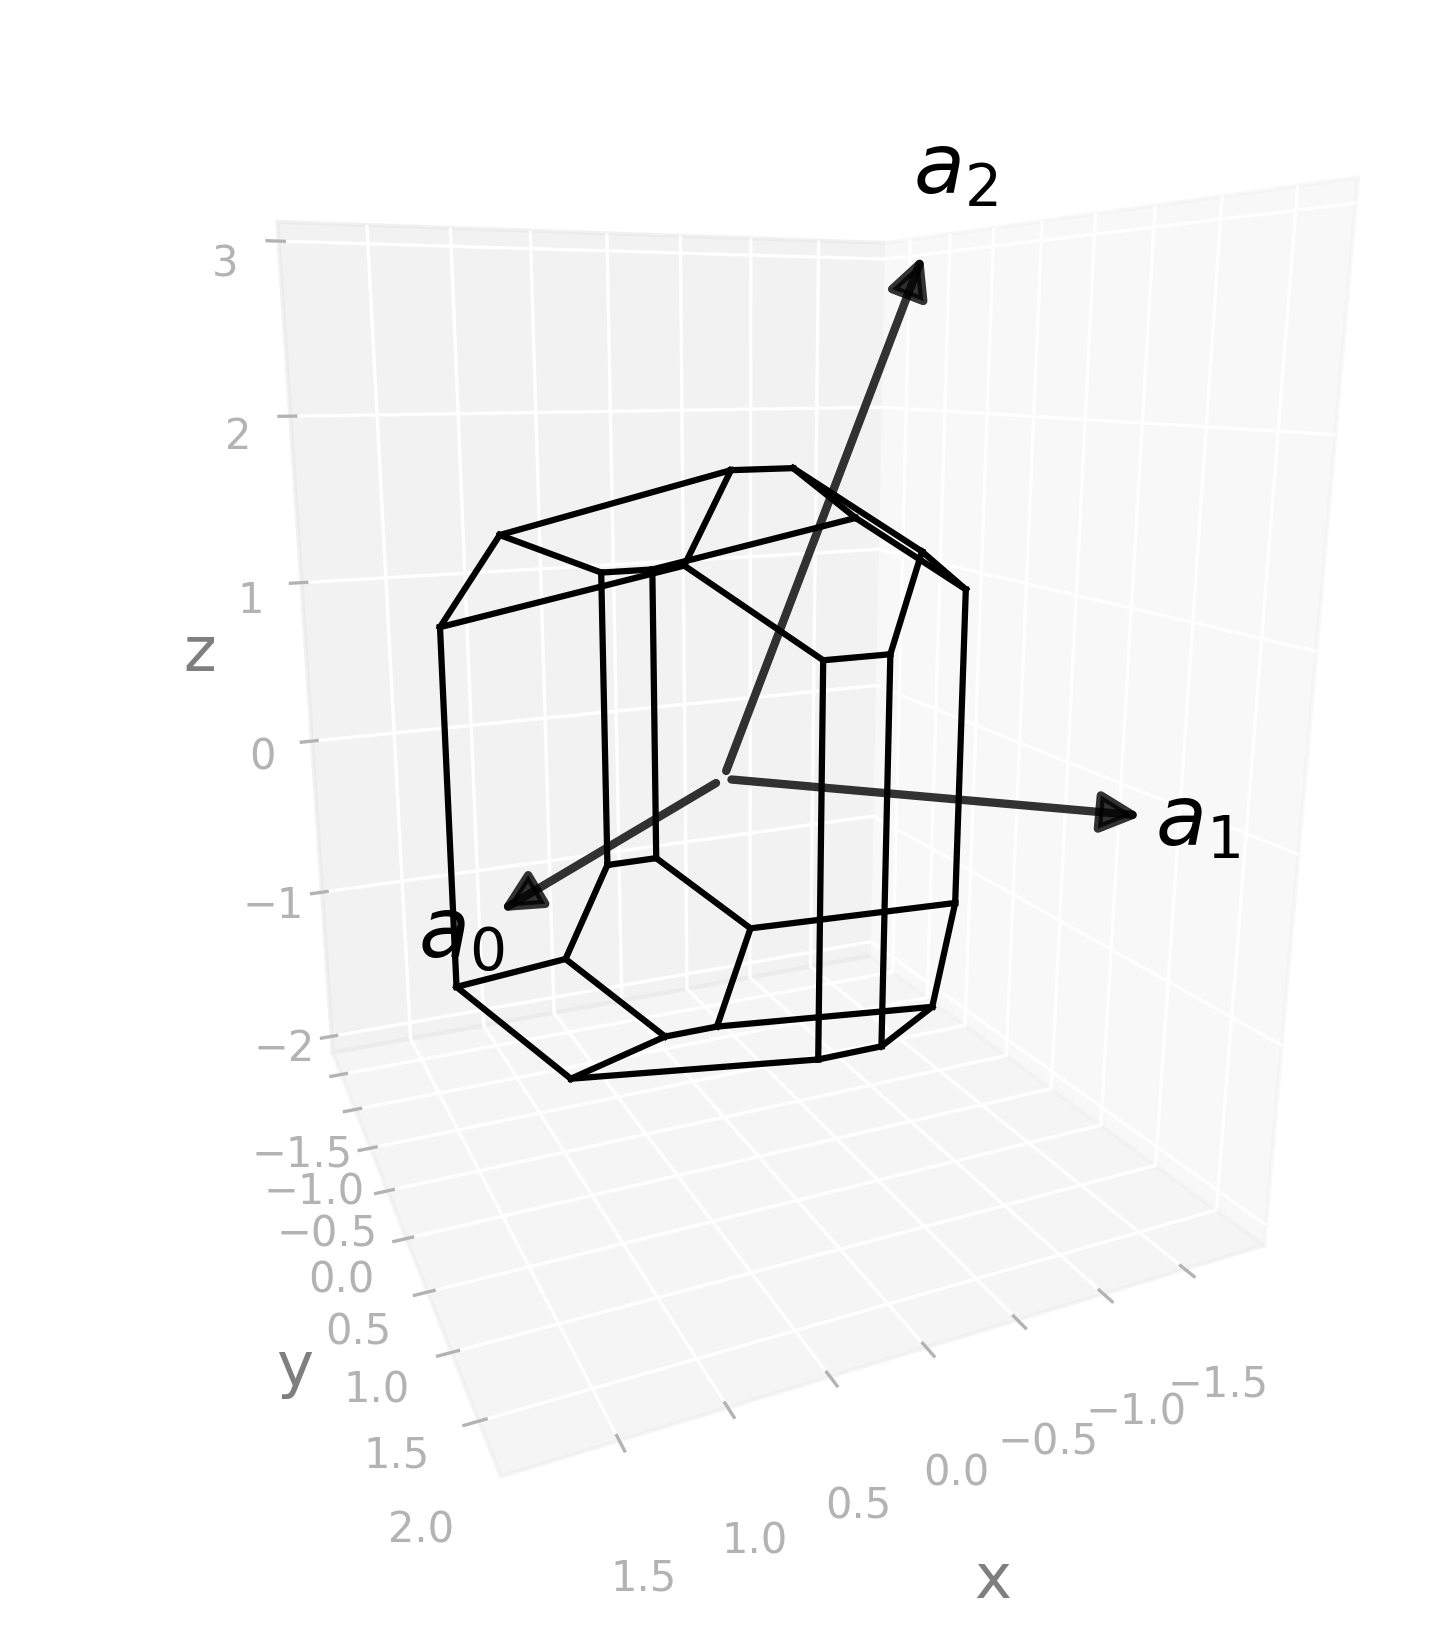

Write Python code to recreate this figure.
import radtools as rad

l = rad.lattice_example("MCLC5")
l.plot("wigner-seitz")
# Save an image:
l.savefig("mclc5_wigner-seitz.png", elev=13, azim=66, dpi=300, bbox_inches="tight")
# Interactive plot:
l.show(elev=13, azim=66)
